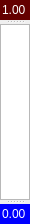
       <widget class="QSplitter" name="splitter">
        <property name="orientation">
         <enum>Qt::Vertical</enum>
        </property>
        <widget class="QLineEdit" name="lineEdit_HeatmapLegendRange">
         <property name="enabled">
          <bool>true</bool>
         </property>
         <property name="sizePolicy">
          <sizepolicy hsizetype="Fixed" vsizetype="Minimum">
           <horstretch>0</horstretch>
           <verstretch>2</verstretch>
          </sizepolicy>
         </property>
         <property name="minimumSize">
          <size>
           <width>20</width>
           <height>20</height>
          </size>
         </property>
         <property name="maximumSize">
          <size>
           <width>30</width>
           <height>20</height>
          </size>
         </property>
         <property name="sizeIncrement">
          <size>
           <width>0</width>
           <height>0</height>
          </size>
         </property>
         <property name="font">
          <font>
           <kerning>false</kerning>
          </font>
         </property>
         <property name="cursor">
          <cursorShape>ArrowCursor</cursorShape>
         </property>
         <property name="mouseTracking">
          <bool>false</bool>
         </property>
         <property name="styleSheet">
          <string notr="true">
color: rgb(255, 255, 255);


background-color: rgba(100, 0, 0, 255);</string>
         </property>
         <property name="text">
          <string>1.00</string>
         </property>
         <property name="frame">
          <bool>false</bool>
         </property>
         <property name="readOnly">
          <bool>false</bool>
         </property>
        </widget>
        <widget class="QGraphicsView" name="graphicsView_HeatmapLegend">
         <property name="sizePolicy">
          <sizepolicy hsizetype="Fixed" vsizetype="Preferred">
           <horstretch>1</horstretch>
           <verstretch>3</verstretch>
          </sizepolicy>
         </property>
         <property name="minimumSize">
          <size>
           <width>30</width>
           <height>100</height>
          </size>
         </property>
         <property name="maximumSize">
          <size>
           <width>30</width>
           <height>16777215</height>
          </size>
         </property>
         <property name="styleSheet">
          <string notr="true">background-color: qlineargradient(spread:pad, 
x1:0, y1:0, x2:1, y2:0, 
stop:0 rgba(0, 0, 255, 255),
stop:0.40 rgba(255, 255, 0, 255), 
stop:1.00 rgba(255, 0, 0, 255)
);
background-color: qlineargradient(spread:pad, x1:0, y1:1, x2:0, y2:0
, stop:0.0625 rgba(000, 000, 255, 255)
, stop:0.3750 rgba(000, 255, 000, 255)
, stop:0.5000 rgba(255, 255, 000, 255)
, stop:0.6250 rgba(255, 200, 000, 255)
, stop:0.7500 rgba(255, 000, 000, 255)
, stop:1.0000 rgba(100, 000, 000, 255)
);
</string>
         </property>
         <property name="frameShape">
          <enum>QFrame::StyledPanel</enum>
         </property>
         <property name="frameShadow">
          <enum>QFrame::Plain</enum>
         </property>
         <property name="foregroundBrush">
          <brush brushstyle="Dense7Pattern">
           <color alpha="255">
            <red>0</red>
            <green>255</green>
            <blue>0</blue>
           </color>
          </brush>
         </property>
         <property name="cacheMode">
          <set>QGraphicsView::CacheBackground</set>
         </property>
         <property name="transformationAnchor">
          <enum>QGraphicsView::NoAnchor</enum>
         </property>
        </widget>
        <widget class="QLineEdit" name="lineEdit_HeatmapLegendMinimum">
         <property name="enabled">
          <bool>true</bool>
         </property>
         <property name="sizePolicy">
          <sizepolicy hsizetype="Fixed" vsizetype="Minimum">
           <horstretch>0</horstretch>
           <verstretch>2</verstretch>
          </sizepolicy>
         </property>
         <property name="minimumSize">
          <size>
           <width>20</width>
           <height>20</height>
          </size>
         </property>
         <property name="maximumSize">
          <size>
           <width>30</width>
           <height>20</height>
          </size>
         </property>
         <property name="font">
          <font>
           <kerning>false</kerning>
          </font>
         </property>
         <property name="cursor">
          <cursorShape>ArrowCursor</cursorShape>
         </property>
         <property name="mouseTracking">
          <bool>false</bool>
         </property>
         <property name="styleSheet">
          <string notr="true">color: rgb(255, 255, 255);
background-color: rgba(0, 0, 255, 255);</string>
         </property>
         <property name="text">
          <string>0.00</string>
         </property>
         <property name="frame">
          <bool>false</bool>
         </property>
         <property name="readOnly">
          <bool>false</bool>
         </property>
        </widget>
       </widget>
